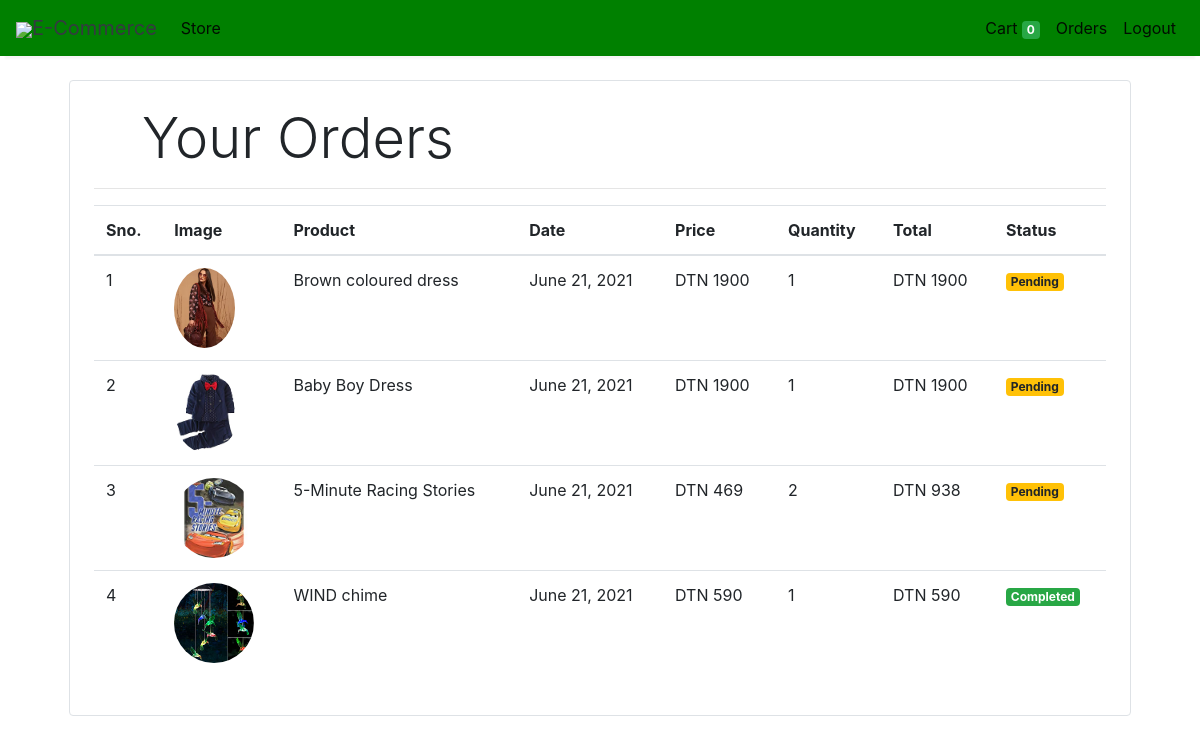
Page /orders (signed in) on the earlier database version.
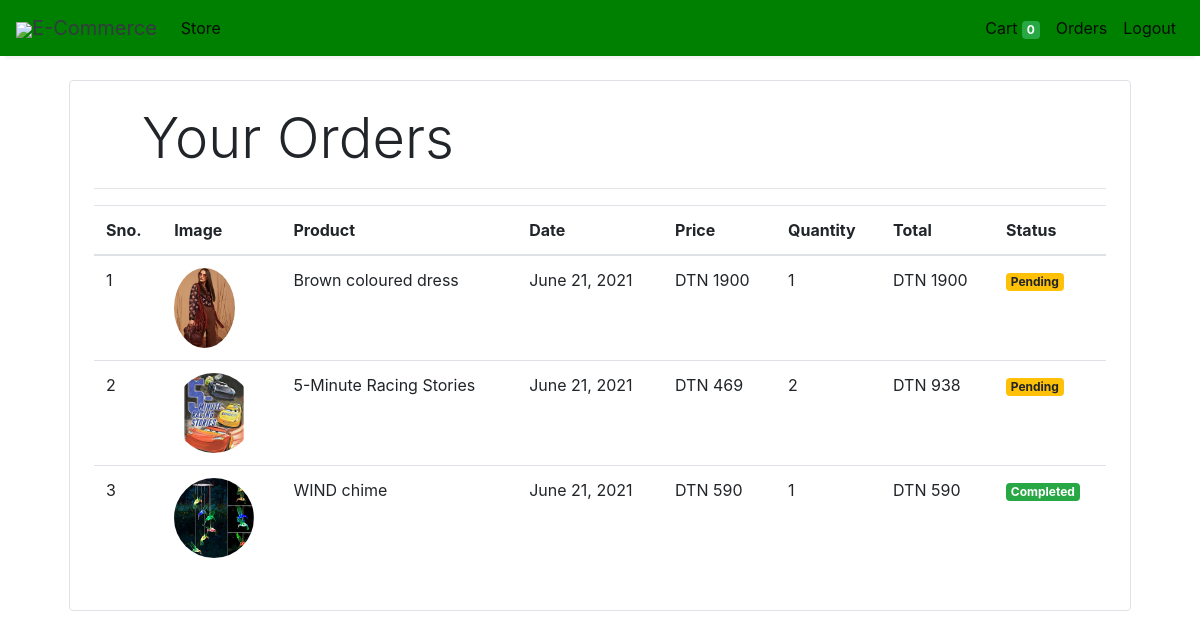
Same page on the later database version.
### store/models/orders.py (models this page shows, shortened)
class Order(models.Model):
    product = models.ForeignKey(Products,
                                on_delete=models.CASCADE)
    customer = models.ForeignKey(Customer,
                                 on_delete=models.CASCADE)
    quantity = models.IntegerField(default=1)
    price = models.IntegerField()
    address = models.CharField (max_length=50, default='', blank=True)
    phone = models.CharField (max_length=50, default='', blank=True)
    date = models.DateField (default=datetime.datetime.today)
    status = models.BooleanField (default=False)
    @staticmethod
    def get_orders_by_customer(customer_id):
        return Order.objects.filter(customer=customer_id).order_by('-date')

### store/models/product.py (models this page shows, shortened)
class Products(models.Model):
    name = models.CharField(max_length=60)
    price= models.IntegerField(default=0)
    category= models.ForeignKey(Category,on_delete=models.CASCADE,default=1 )
    description= models.CharField(max_length=250, default='', blank=True, null= True)
    image= models.ImageField(upload_to='uploads/products/%y/%m/%d')
    active =  models.BooleanField(default=True)
    class Meta:
        ordering = ['name']

### store/middlewares/auth.py (the view)
    def middleware(request):
        print(request.session.get('customer'))
        returnUrl = request.META['PATH_INFO']
        print(request.META['PATH_INFO'])
        if not request.session.get('customer'):
           return redirect(f'login?return_url={returnUrl}')
        response = get_response(request)
        return response

### store/templatetags/custom_filter.py (called while the page is built)
@register.filter(name='currency')
def currency(number):
    return "DTN "+str(number)

@register.filter(name='multiply')
def multiply(number , number1):
    return number * number1

### store/views/orders.py (called while the page is built)
    def get(self , request ):
        customer = request.session.get('customer')
        orders = Order.get_orders_by_customer(customer)
        print(orders)
        return render(request , 'orders.html'  , {'orders' : orders})

### store/templates/orders.html
{% extends 'base.html' %}
{% block content %}
{% load cart %}
{% load custom_filter %}
<div class="container">
   <div class="border rounded p-4 m-4">
        <p class="display-4 pl-4 ml-4">Your Orders</p>
        <hr>
        <table class="table">
            <thead>
                <tr>
                    <th>Sno.</th>
                    <th>Image</th>
                    <th>Product</th>
                    <th>Date</th>
                    <th>Price</th>
                    <th>Quantity</th>
                    <th>Total</th>
                    <th>Status</th>
                </tr>
            </thead>
            <tbody>
                {% for order in orders %}
                <tr>
                    <td>{{forloop.counter}}</td>
                    <td><img style="height: 80px;" class="rounded-circle" src="{{order.product.image.url}}" alt=""></td>
                    <td>{{order.product.name}}</td>
                    <td>{{order.date}}</td>
                    <td>{{order.price|currency}}</td>
                    <td>{{order.quantity}}</td>
                    <td>{{order.quantity|multiply:order.price|currency}}</td>
                    {% if order.status %}
                    <td><small class="badge badge-success">Completed</small></td>
                    {%else%}
                    <td><small class="badge badge-warning">Pending</small></td>
                    {% endif %}
                </tr>
                {% endfor %}
            </tbody>
        </table>
   </div>
</div>
{% endblock %}

### store/templates/base.html (shortened to what this page needs)
<!doctype html>
<html lang="en">
<head>
  <link rel="stylesheet" href="https://maxcdn.bootstrapcdn.com/bootstrap/4.0.0/css/bootstrap.min.css"
>
</head>
<body>
<nav class="one-edge-shadow
  navbar navbar-light
  sticky-top navbar
  navbar-expand-lg
  text-white">
    <a class="navbar-brand ms-3 text-dark " href="/">
    <link rel="stylesheet" href="https://use.fontawesome.com/releases/v5.7.0/css/all.css">
    <img src="https://www.freepnglogos.com/uploads/shopping-cart-png/shopping-cart-svg-png-icon-download-28.png" style="width:50px;height:50px,color:text-light;">E-Commerce</a>
    <div class="collapse navbar-collapse" id="navbarSupportedContent">
      <ul class="navbar-nav mr-auto">
        <li class="nav-item active">
          <a class="nav-link" href="/store">Store <span class="sr-only">(current)</span></a>
        </li>
          </ul>
      <ul class=" navbar-nav my-2 my-lg-0">
        <li class="nav-item active">
          <a class="nav-link" href="/cart">Cart
            <span class="badge badge-success">{{request.session.cart.keys|length}}</span>
            <span class="sr-only">(current)</span></a>
        </li>
        {% if request.session.customer %}
        <li class="nav-item active ">
          <a class="nav-link" href="/orders">Orders<span class="sr-only">(current)</span></a>
        </li>
        <li class="nav-item active ">
          <a class="nav-link" href="/logout">Logout<span class="sr-only">(current)</span></a>
        </li>
        {% endif %}
      </ul>
    </div>
  </nav>
  {% block content %}{% endblock %}
</body>
</html>

### store/templates/base.html (style rules this page uses)
nav { background-color: green; }
.one-edge-shadow { box-shadow: 0 8px 2px -5px rgb(246, 245, 245); }

Differences in the rows shown:
removed Order: product.image (picture), product.name "Baby Boy Dress", date "June 21, 2021", price "DTN 1900", quantity "1", quantity|multiply "DTN 1900", status "Pending"
